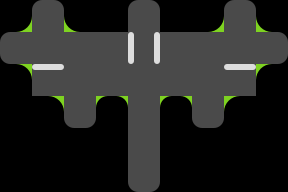

A level layout from a 2D game, rendered from its tile map. Below: a short description, then the map file with its tile-grid data intact:
An orthogonal 9x6 tile map with 32x32 px tiles, 4 tile layers (grid, cellrounded, walls, blockrounded) and 9 objects (4x enemy, 2x twostep, player, goal, fluffy).

<map version="1.0" orientation="orthogonal" width="9" height="6" tilewidth="32" tileheight="32">
 <tileset firstgid="1" name="walls" tilewidth="32" tileheight="32">
  <image source="../cells.png" trans="ff00ff" width="128" height="384" />
 </tileset>
 <layer name="grid" width="9" height="6">
  <data>
   <tile gid="16" />
   <tile gid="1" />
   <tile gid="16" />
   <tile gid="16" />
   <tile gid="1" />
   <tile gid="16" />
   <tile gid="16" />
   <tile gid="1" />
   <tile gid="16" />
   <tile gid="1" />
   <tile gid="1" />
   <tile gid="1" />
   <tile gid="1" />
   <tile gid="4" />
   <tile gid="1" />
   <tile gid="1" />
   <tile gid="1" />
   <tile gid="1" />
   <tile gid="16" />
   <tile gid="1" />
   <tile gid="1" />
   <tile gid="1" />
   <tile gid="1" />
   <tile gid="1" />
   <tile gid="1" />
   <tile gid="1" />
   <tile gid="16" />
   <tile gid="16" />
   <tile gid="16" />
   <tile gid="1" />
   <tile gid="16" />
   <tile gid="1" />
   <tile gid="16" />
   <tile gid="1" />
   <tile gid="16" />
   <tile gid="16" />
   <tile gid="16" />
   <tile gid="16" />
   <tile gid="16" />
   <tile gid="16" />
   <tile gid="1" />
   <tile gid="16" />
   <tile gid="16" />
   <tile gid="16" />
   <tile gid="16" />
   <tile gid="16" />
   <tile gid="16" />
   <tile gid="16" />
   <tile gid="16" />
   <tile gid="1" />
   <tile gid="16" />
   <tile gid="16" />
   <tile gid="16" />
   <tile gid="16" />
  </data>
 </layer>
 <layer name="cellrounded" width="9" height="6">
  <data>
   <tile gid="0" />
   <tile gid="25" />
   <tile gid="0" />
   <tile gid="0" />
   <tile gid="25" />
   <tile gid="0" />
   <tile gid="0" />
   <tile gid="25" />
   <tile gid="0" />
   <tile gid="27" />
   <tile gid="0" />
   <tile gid="0" />
   <tile gid="0" />
   <tile gid="0" />
   <tile gid="0" />
   <tile gid="0" />
   <tile gid="0" />
   <tile gid="28" />
   <tile gid="0" />
   <tile gid="19" />
   <tile gid="0" />
   <tile gid="0" />
   <tile gid="0" />
   <tile gid="0" />
   <tile gid="0" />
   <tile gid="20" />
   <tile gid="0" />
   <tile gid="0" />
   <tile gid="0" />
   <tile gid="26" />
   <tile gid="0" />
   <tile gid="0" />
   <tile gid="0" />
   <tile gid="26" />
   <tile gid="0" />
   <tile gid="0" />
   <tile gid="0" />
   <tile gid="0" />
   <tile gid="0" />
   <tile gid="0" />
   <tile gid="0" />
   <tile gid="0" />
   <tile gid="0" />
   <tile gid="0" />
   <tile gid="0" />
   <tile gid="0" />
   <tile gid="0" />
   <tile gid="0" />
   <tile gid="0" />
   <tile gid="26" />
   <tile gid="0" />
   <tile gid="0" />
   <tile gid="0" />
   <tile gid="0" />
  </data>
 </layer>
 <layer name="walls" width="9" height="6">
  <data>
   <tile gid="0" />
   <tile gid="0" />
   <tile gid="0" />
   <tile gid="0" />
   <tile gid="0" />
   <tile gid="0" />
   <tile gid="0" />
   <tile gid="0" />
   <tile gid="0" />
   <tile gid="0" />
   <tile gid="0" />
   <tile gid="0" />
   <tile gid="0" />
   <tile gid="0" />
   <tile gid="0" />
   <tile gid="0" />
   <tile gid="0" />
   <tile gid="0" />
   <tile gid="0" />
   <tile gid="5" />
   <tile gid="0" />
   <tile gid="0" />
   <tile gid="0" />
   <tile gid="0" />
   <tile gid="0" />
   <tile gid="5" />
   <tile gid="0" />
   <tile gid="0" />
   <tile gid="0" />
   <tile gid="0" />
   <tile gid="0" />
   <tile gid="0" />
   <tile gid="0" />
   <tile gid="0" />
   <tile gid="0" />
   <tile gid="0" />
   <tile gid="0" />
   <tile gid="0" />
   <tile gid="0" />
   <tile gid="0" />
   <tile gid="0" />
   <tile gid="0" />
   <tile gid="0" />
   <tile gid="0" />
   <tile gid="0" />
   <tile gid="0" />
   <tile gid="0" />
   <tile gid="0" />
   <tile gid="0" />
   <tile gid="0" />
   <tile gid="0" />
   <tile gid="0" />
   <tile gid="0" />
   <tile gid="0" />
  </data>
 </layer>
 <layer name="blockrounded" width="9" height="6">
  <data>
   <tile gid="24" />
   <tile gid="0" />
   <tile gid="23" />
   <tile gid="0" />
   <tile gid="0" />
   <tile gid="0" />
   <tile gid="24" />
   <tile gid="0" />
   <tile gid="23" />
   <tile gid="0" />
   <tile gid="0" />
   <tile gid="0" />
   <tile gid="0" />
   <tile gid="0" />
   <tile gid="0" />
   <tile gid="0" />
   <tile gid="0" />
   <tile gid="0" />
   <tile gid="22" />
   <tile gid="0" />
   <tile gid="0" />
   <tile gid="0" />
   <tile gid="0" />
   <tile gid="0" />
   <tile gid="0" />
   <tile gid="0" />
   <tile gid="21" />
   <tile gid="0" />
   <tile gid="22" />
   <tile gid="0" />
   <tile gid="29" />
   <tile gid="0" />
   <tile gid="29" />
   <tile gid="0" />
   <tile gid="21" />
   <tile gid="0" />
   <tile gid="0" />
   <tile gid="0" />
   <tile gid="0" />
   <tile gid="0" />
   <tile gid="0" />
   <tile gid="0" />
   <tile gid="0" />
   <tile gid="0" />
   <tile gid="0" />
   <tile gid="0" />
   <tile gid="0" />
   <tile gid="0" />
   <tile gid="0" />
   <tile gid="0" />
   <tile gid="0" />
   <tile gid="0" />
   <tile gid="0" />
   <tile gid="0" />
  </data>
 </layer>
 <objectgroup name="portals" width="9" height="6" />
 <objectgroup name="players" width="9" height="6">
  <object type="player" x="143" y="175" />
 </objectgroup>
 <objectgroup name="goals" width="9" height="6">
  <object type="goal" x="143" y="15" />
 </objectgroup>
 <objectgroup name="enemies" width="9" height="6">
  <object type="enemy" x="112" y="81" />
  <object type="enemy" x="173" y="82" />
  <object type="twostep" x="82" y="47" />
  <object type="twostep" x="203" y="44" />
  <object type="enemy" x="48" y="14" />
  <object type="enemy" x="238" y="12" />
 </objectgroup>
 <objectgroup name="cells" width="9" height="6">
  <object type="fluffy" x="142" y="143" />
 </objectgroup>
</map>
